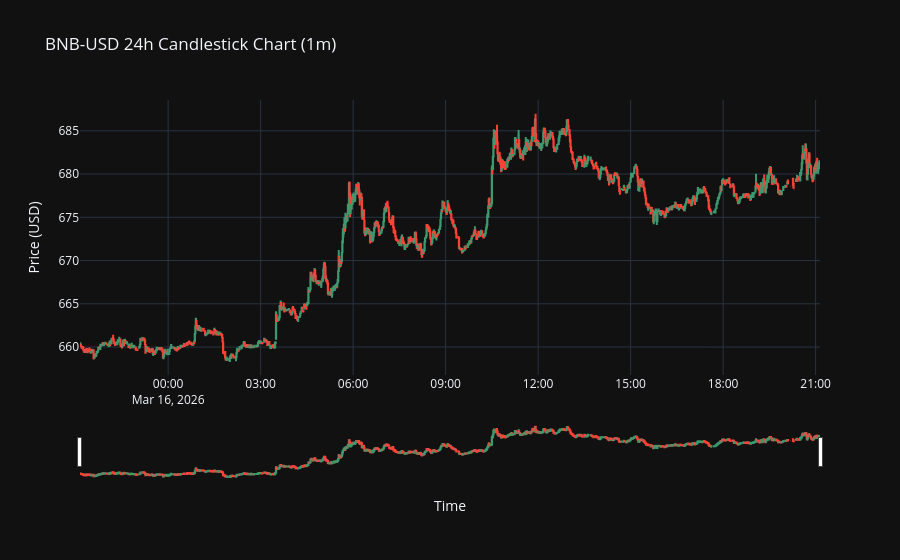

Notebook code cell kept with this figure:
### Markdown cell above
## 📈 Historical Data Extraction (30 Days)
Fetch a large volume of historical data. The `CoinbaseMarketDataClient` automatically handles pagination (300 candles per batch) and anti-block throttling (150ms per request) with exponential backoff.

### Code cell
from qtrader.input.data.market.coinbase_market import CoinbaseMarketDataClient
from datetime import datetime, timedelta
from qtrader.core.config import Config
import plotly.graph_objects as go
import plotly.express as px
import polars as pl

client = CoinbaseMarketDataClient()
symbol = "BNB-USD"
granularity = "ONE_MINUTE"

end_dt = datetime.now(Config.tz)
start_dt = end_dt - timedelta(days=1)  # Reduce to 1 day for a clear candlestick view

print(f"Fetching 24h of 1m data for {symbol} to visualize candlesticks...")
df_hist = client.get_candles(symbol, granularity, start=start_dt, end=end_dt)
pdf = df_hist.to_pandas()

print(f"✅ Success! Total candles: {len(df_hist)}")

# Professional Candlestick Chart
fig = go.Figure(data=[go.Candlestick(
    x=pdf['timestamp'],
    open=pdf['open'],
    high=pdf['high'],
    low=pdf['low'],
    close=pdf['close'],
    name='OHLC'
)])

fig.update_layout(
    title=f'{symbol} 24h Candlestick Chart (1m)',
    xaxis_title='Time',
    yaxis_title='Price (USD)',
    template='plotly_dark',
    xaxis_rangeslider_visible=True
)
fig.show()

### Figure 1 — Plotly figure (JSON) as saved in the notebook; plotly's stock layout.template omitted (floating-point values rounded to 4 significant figures; data arrays with more than 128 entries replaced by an {"elided": "..."} marker saying what was removed)
{"data": [{"close": {"elided": "1104 float values"}, "high": {"elided": "1104 float values"}, "low": {"elided": "1104 float values"}, "name": "OHLC", "open": {"elided": "1104 float values"}, "type": "candlestick", "x": {"elided": "1104 str values"}}], "layout": {"title": {"text": "BNB-USD 24h Candlestick Chart (1m)"}, "xaxis": {"rangeslider": {"visible": true}, "title": {"text": "Time"}}, "yaxis": {"title": {"text": "Price (USD)"}}}}
